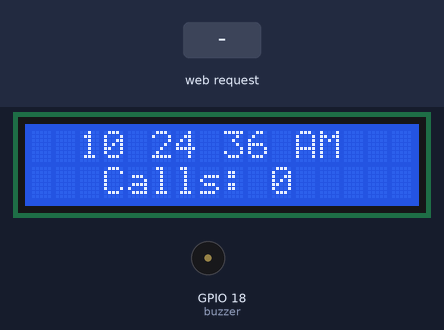
Recording of a sketch running on a simulated ESP32. Parts: 16×2 character LCD, buzzer (waves = sounding). Inputs (shaded band) come from the test bench. WiFi joins after 1.5 s; servers stay silent unless stated; the local clock reads 2024-03-15 10:24:30 at power-on unless the sketch sets it; what the sketch prints to the serial monitor is not drawn.

Above: at 6.3 s.
6.4 s: HTTP request GET /call received
At 7.32 s:
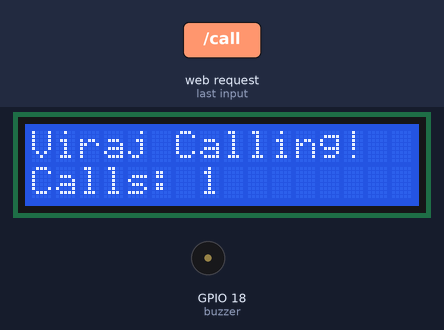
8.3 s: HTTP request GET /food received
At 9.28 s:
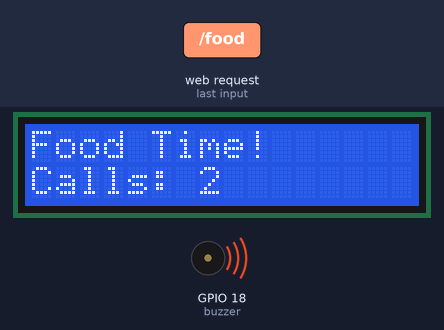
11.3 s: HTTP request GET /emergency received
At 13.49 s:
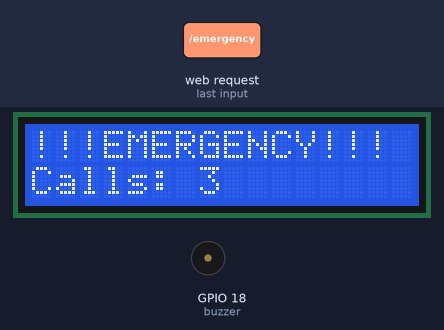
14.3 s: HTTP request GET /?msg=FOOD received
At 15.35 s:
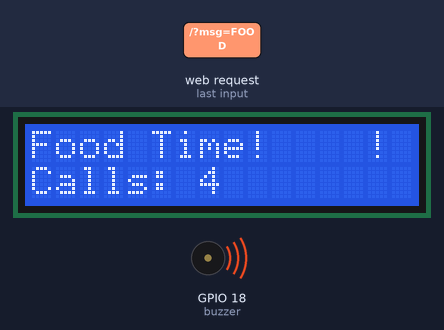
Timing chart, 0 to 18.3 s (numbered marks = the images above; inputs shaded):
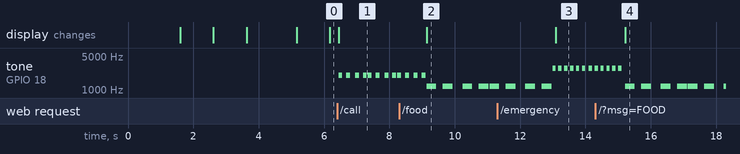

The sketch:

pager_receiver.ino
```cpp
#include <WiFi.h>
#include <Wire.h>
#include <LiquidCrystal_I2C.h>
#include <time.h>

const char* routerSSID = "jackeis";
const char* routerPASS = "Jackjack333.";


const char* ntpServer = "pool.ntp.org";
const long gmtOffset_sec = 19800;   // India
const int daylightOffset_sec = 0;
bool colonState = true;
bool alarmActive = false;
bool alarmTriggeredToday = false;
unsigned long alarmStart = 0;
unsigned long lastClockUpdate = 0;
char timeString[17] = "--:--:--";

// ---------------- LCD ----------------
LiquidCrystal_I2C lcd(0x27, 16, 2);

// ---------------- WiFi Hotspot ----------------

const char* ssid = "VirajPager";
const char* password = "12345678";

WiFiServer server(80);

// ---------------- Hardware ----------------
const int buzzer = 18;

// ---------------- State Variables ----------------
String receivedMessage = "";
String messageType = "";
unsigned long callTime = 0;
bool callActive = false;
int callCount = 0;
 struct tm timeinfo;


// ---------------- Clock Variables ----------------

// ---------------- Sound Functions ----------------
void soundCall() {
  tone(buzzer, 2000); delay(120); noTone(buzzer); delay(120);
  tone(buzzer, 2000); delay(120); noTone(buzzer); delay(150);
  tone(buzzer, 2000); delay(120); noTone(buzzer); delay(120);
  tone(buzzer, 2000); delay(120); noTone(buzzer);
}

void soundFood() {
  tone(buzzer, 1200); delay(300); noTone(buzzer); delay(200);
  tone(buzzer, 1200); delay(300); noTone(buzzer); delay(300);
  tone(buzzer, 1200); delay(300); noTone(buzzer); delay(200);
  tone(buzzer, 1200); delay(300); noTone(buzzer);
}

void soundEmergency() {
  for (int i = 0; i < 6; i++) {
    tone(buzzer, 2800); delay(100); noTone(buzzer); delay(80);
  }
}

// ---------------- Setup ----------------
void setup() {

  Serial.begin(115200);

  pinMode(buzzer, OUTPUT);
  digitalWrite(buzzer, LOW);

  lcd.init();
  lcd.backlight();

WiFi.mode(WIFI_AP_STA);

WiFi.begin(routerSSID, routerPASS);

lcd.setCursor(0,0);
lcd.print("Connecting WiFi");

while (WiFi.status() != WL_CONNECTED) {
  delay(500);
}

lcd.clear();
lcd.print("WiFi Connected");
delay(1000);

WiFi.softAP(ssid, password);

configTime(gmtOffset_sec, daylightOffset_sec, ntpServer);
  Serial.print("Hotspot IP: ");
  Serial.println(WiFi.softAPIP());

  lcd.setCursor(0,0);
  lcd.print("Hotspot Ready ");
  delay(1000);

  lcd.clear();
  lcd.setCursor(0,0);
  lcd.print("Viraj Pager v2.0");
  delay(1500);

  lcd.clear();

  server.begin();
}

// ---------------- Main Loop ----------------
void loop() {

  // -------- CLOCK UPDATE (once per second) --------
  if (millis() - lastClockUpdate > 1000) {

    if (getLocalTime(&timeinfo, 0)) {
char buffer[17];

strftime(buffer, sizeof(buffer), "%I:%M:%S %p", &timeinfo);

if (!colonState) {
  buffer[2] = ' ';
  buffer[5] = ' ';
}

snprintf(timeString, sizeof(timeString), "%s", buffer);

colonState = !colonState;    }

    lastClockUpdate = millis();
  }
  int currentHour = timeinfo.tm_hour;
int currentMinute = timeinfo.tm_min;
int currentSecond = timeinfo.tm_sec;

// Trigger alarm at 6:45 AM
if (currentHour == 9 && currentMinute == 41 && !alarmTriggeredToday) {
  alarmActive = true;
  alarmTriggeredToday = true;
  alarmStart = millis();
}
if (currentHour == 0 && currentMinute == 0) {
  alarmTriggeredToday = false;
}

  // -------- WiFi Client --------
  WiFiClient client = server.available();

  if (client) {

    String request = client.readStringUntil('\r');
    client.flush();

    messageType = "";

    if (request.indexOf("/call") != -1 || request.indexOf("msg=CALL") != -1)
      messageType = "CALL";

    else if (request.indexOf("/food") != -1 || request.indexOf("msg=FOOD") != -1)
      messageType = "FOOD";

    else if (request.indexOf("/emergency") != -1 || request.indexOf("msg=EMERGENCY") != -1)
      messageType = "EMERGENCY";

    if (messageType != "") {

      callCount++;
      callActive = true;
      callTime = millis();

      if (messageType == "CALL")
        receivedMessage = "Viraj Calling!";

      if (messageType == "FOOD")
        receivedMessage = "Food Time!";

      if (messageType == "EMERGENCY")
        receivedMessage = "!!!EMERGENCY!!!";
    }

    // -------- Webpage --------
    client.println("HTTP/1.1 200 OK");
    client.println("Content-type:text/html");
    client.println(R"rawliteral(
<!DOCTYPE html>
<html>
<head>
<meta name="viewport" content="width=device-width, initial-scale=1">
<title>Viraj Pager</title>
<style>
body {
  font-family: Arial, sans-serif;
  text-align: center;
  background: #111;
  color: white;
  margin-top: 40px;
}

h1 {
  font-size: 32px;
  margin-bottom: 30px;
}

button {
  width: 80%;
  max-width: 300px;
  padding: 20px;
  margin: 15px;
  font-size: 20px;
  border: none;
  border-radius: 15px;
  cursor: pointer;
  transition: 0.2s;
}

.call {
  background: #3498db;
  color: white;
}

.food {
  background: #27ae60;
  color: white;
}

.emergency {
  background: #e74c3c;
  color: white;
}

button:hover {
  transform: scale(1.05);
  opacity: 0.9;
}

.footer {
  margin-top: 30px;
  font-size: 18px;
  opacity: 0.8;
}
</style>
</head>

<body>

<h1>Viraj Pager</h1>

<button class="call" onclick="location.href='/call'">📞 Call</button>
<br>
<button class="food" onclick="location.href='/food'">🍛 Food</button>
<br>
<button class="emergency" onclick="location.href='/emergency'">🚨 Emergency</button>

<div class="footer">
Total Calls: )rawliteral");

    client.stop();
  }
// -------- Alarm Beeping --------
if (alarmActive) {

  tone(buzzer, 1800);

  if (millis() - alarmStart > 60000) {
    alarmActive = false;
    noTone(buzzer);
  }

}
  // -------- LCD DISPLAY --------

  if (!callActive) {
    lcd.setCursor(0,0);
    lcd.print("  ");
    lcd.setCursor(2,0);
    lcd.print(timeString);
    lcd.print("        ");
    lcd.setCursor(0,1);
    lcd.print("   ");
    lcd.setCursor(3,1);
    lcd.print("Calls: ");
    lcd.print(callCount);
    lcd.print("       ");
  }

  if (callActive) {

    lcd.setCursor(0,0);
    lcd.print(receivedMessage);
    lcd.print("    ");

    lcd.setCursor(0,1);
    lcd.print("Calls: ");
    lcd.print(callCount);
    lcd.print("    ");

    if (messageType == "CALL") soundCall();
    if (messageType == "FOOD") soundFood();
    if (messageType == "EMERGENCY") soundEmergency();

    if (millis() - callTime > 3000) {
      callActive = false;
    }
  }
}
```

Measured:
- after the input at 6.4 s, tone on GPIO 18 (buzzer): goes 3 × (2000 Hz 0.12 s, silent 0.12 s), 2000 Hz 0.12 s, silent 0.03 s, 3 × (2000 Hz 0.12 s, silent 0.12 s), 2000 Hz 0.12 s, silent 0.03 s, then 2000 Hz, starting at once; the display: changes at once (image 1)
- after the input at 8.3 s, the display: changes after 0.84 s (image 2)
- after the input at 11.3 s, the display: changes after 1.8 s (image 3)
- after the input at 14.3 s, the display: changes after 0.91 s (image 4)
